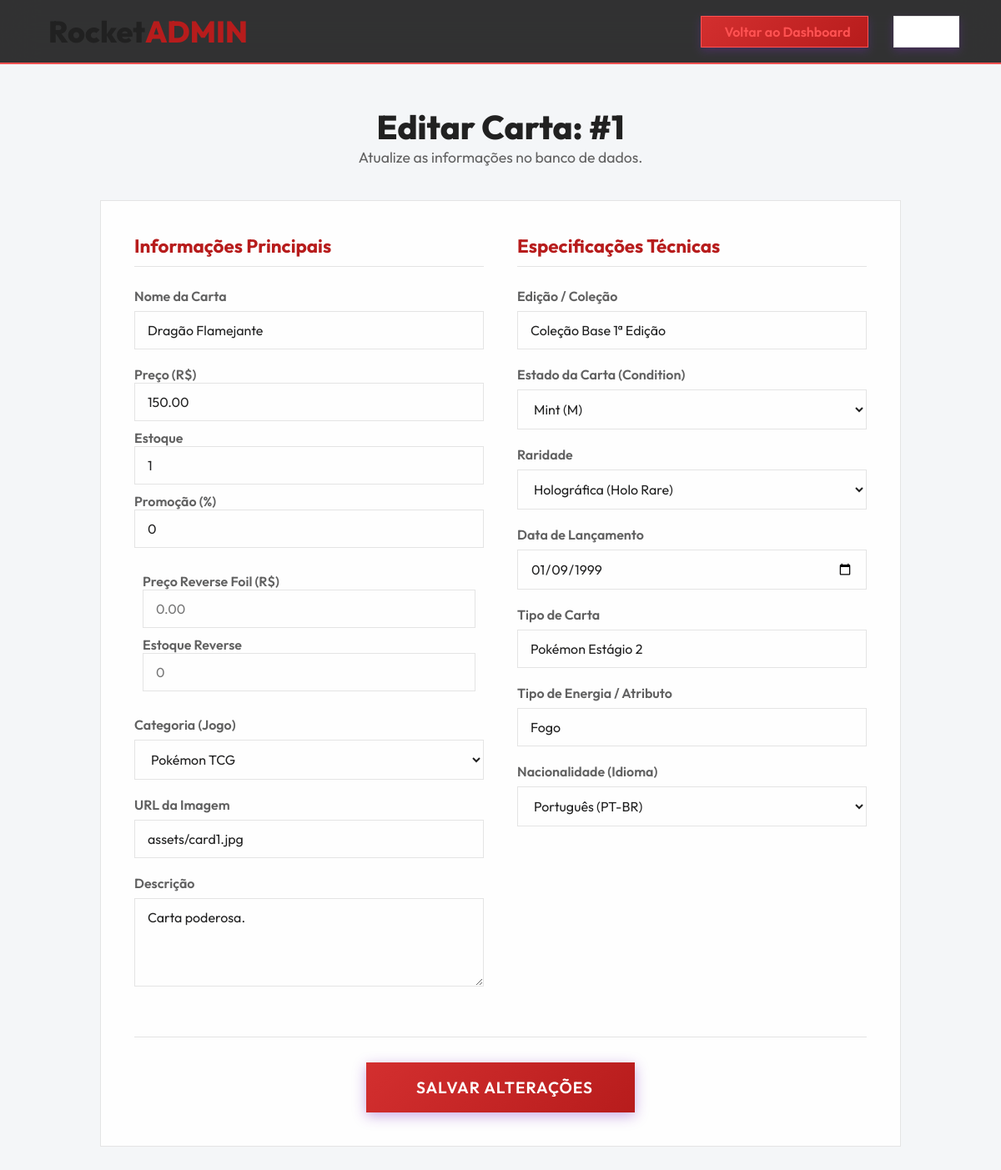
Screenshot of /admin_edit_card.php?id=1 (signed in) with the database file from the repository.
### tables this page shows
CREATE TABLE IF NOT EXISTS cartas (
    id INT AUTO_INCREMENT PRIMARY KEY,
    nome VARCHAR(255) NOT NULL,
    preco DECIMAL(10,2) NOT NULL,
    categoria VARCHAR(100) NOT NULL,
    imagem VARCHAR(500) NOT NULL,
    descricao TEXT,
    edicao VARCHAR(255),
    estado VARCHAR(100),
    raridade VARCHAR(100),
    data_lancamento DATE,
    tipo_carta VARCHAR(100),
    tipo_energia VARCHAR(100),
    nacionalidade VARCHAR(50),
    estoque INT DEFAULT 1,
    promocao_porcentagem INT DEFAULT 0,
    vezes_no_carrinho INT DEFAULT 0,
    criado_em TIMESTAMP DEFAULT CURRENT_TIMESTAMP
);

### admin_edit_card.php (the view, shortened to what this page needs)
<?php
require_once 'config.php';
$id = isset($_GET['id']) ? (int)$_GET['id'] : (isset($_POST['id']) ? (int)$_POST['id'] : 0);
$stmt = $pdo->prepare("SELECT * FROM cartas WHERE id = ?");
$stmt->execute([$id]);
$carta = $stmt->fetch();
?>
<!DOCTYPE html>
<html lang="pt-BR">
<head>
    <link rel="stylesheet" href="home.css?v=<?php echo time(); ?>">
    <link rel="stylesheet" href="admin.css">
</head>
<body>
    <header class="navbar admin-navbar">
        <a href="index.php" class="logo" style="text-decoration: none;">
            <h2>Rocket<span>ADMIN</span></h2>
        </a>
        <div class="nav-actions">
            <a href="admin_dashboard.php" class="login-link" style="margin-right:15px; border:1px solid var(--accent-color); color:var(--accent-color);"><ion-icon name="arrow-back-outline"></ion-icon> Voltar ao Dashboard</a>
            <a href="logout.php" class="login-link" style="background:var(--card-bg); border:1px solid var(--glass-border);"><ion-icon name="log-out-outline"></ion-icon> Sair</a>
        </div>
    </header>
    <main class="admin-container">
        <div class="admin-header">
            <h1>Editar Carta: #<?php echo $carta['id']; ?></h1>
            <p>Atualize as informações no banco de dados.</p>
        </div>
        <form action="admin_edit_card.php" method="POST" class="admin-form">
            <div class="form-grid">
                <div class="form-column">
                    <h3>Informações Principais</h3>
                    <div class="input-group-admin">
                        <label>Nome da Carta</label>
                        <input type="text" name="nome" value="<?php echo htmlspecialchars($carta['nome']); ?>" required>
                    </div>
                    <div class="input-group-admin" style="display:flex; gap:10px;">
                        <div style="flex:1;">
                            <label>Preço (R$)</label>
                            <input type="number" step="0.01" name="preco" value="<?php echo $carta['preco']; ?>" required>
                        </div>
                        <div style="flex:1;">
                            <label>Estoque</label>
                            <input type="number" name="estoque" value="<?php echo $carta['estoque']; ?>" required>
                        </div>
                        <div style="flex:1;">
                            <label>Promoção (%)</label>
                            <input type="number" name="promocao_porcentagem" value="<?php echo $carta['promocao_porcentagem']; ?>" min="0" max="100">
                        </div>
                    </div>
                    <div class="input-group-admin" style="display:flex; gap:10px; background: rgba(255,255,255,0.05); padding: 10px; border-radius: 8px;">
                        <div style="flex:1;">
                            <label>Preço Reverse Foil (R$)</label>
                            <input type="number" step="0.01" name="preco_reverse" value="<?php echo $carta['preco_reverse']; ?>" placeholder="0.00">
                        </div>
                        <div style="flex:1;">
                            <label>Estoque Reverse</label>
                            <input type="number" name="estoque_reverse" value="<?php echo $carta['estoque_reverse']; ?>" placeholder="0">
                        </div>
                    </div>
                    <div class="input-group-admin">
                        <label>Categoria (Jogo)</label>
                        <select name="categoria">
                            <option value="pokemon" <?php echo $carta['categoria'] == 'pokemon' ? 'selected' : ''; ?>>Pokémon TCG</option>
                        </select>
                    </div>
                    <div class="input-group-admin">
                        <label>URL da Imagem</label>
                        <input type="url" name="imagem" value="<?php echo htmlspecialchars($carta['imagem']); ?>" required>
                    </div>
                    <div class="input-group-admin">
                        <label>Descrição</label>
                        <textarea name="descricao" rows="4"><?php echo htmlspecialchars($carta['descricao']); ?></textarea>
                    </div>
                </div>
                <div class="form-column">
                    <h3>Especificações Técnicas</h3>
                    <div class="input-group-admin">
                        <label>Edição / Coleção</label>
                        <input type="text" name="edicao" value="<?php echo htmlspecialchars($carta['edicao']); ?>">
                    </div>
                    <div class="input-group-admin">
                        <label>Estado da Carta (Condition)</label>
                        <select name="estado">
                            <option value="Mint" <?php echo $carta['estado'] == 'Mint' ? 'selected' : ''; ?>>Mint (M)</option>
                        </select>
                    </div>
                    <div class="input-group-admin">
                        <label>Raridade</label>
                        <select name="raridade">
                            <option value="Holográfica" <?php echo $carta['raridade'] == 'Holográfica' ? 'selected' : ''; ?>>Holográfica (Holo Rare)</option>
                        </select>
                    </div>
                    <div class="input-group-admin">
                        <label>Data de Lançamento</label>
                        <input type="date" name="data_lancamento" value="<?php echo $carta['data_lancamento']; ?>">
                    </div>
                    <div class="input-group-admin">
                        <label>Tipo de Carta</label>
                        <input type="text" name="tipo_carta" value="<?php echo htmlspecialchars($carta['tipo_carta']); ?>">
                    </div>
                    <div class="input-group-admin">
                        <label>Tipo de Energia / Atributo</label>
                        <input type="text" name="tipo_energia" value="<?php echo htmlspecialchars($carta['tipo_energia']); ?>">
                    </div>
                    <div class="input-group-admin">
                        <label>Nacionalidade (Idioma)</label>
                        <select name="nacionalidade">
                            <option value="PT-BR" <?php echo $carta['nacionalidade'] == 'PT-BR' ? 'selected' : ''; ?>>Português (PT-BR)</option>
                        </select>
                    </div>
                </div>
            </div>
            <div class="form-footer">
                <button type="submit" class="btn primary-btn admin-submit"><ion-icon name="save-outline"></ion-icon> Salvar Alterações</button>
            </div>
        </form>
    </main>
</body>
</html>

### home.css (style rules this page uses)
:root { --bg-color: #f4f6f8; --primary-color: #d32f2f; --primary-hover: #b71c1c; --secondary-color: #f5f5f5; --accent-color: #ff5252; --text-main: #212121; --text-muted: #616161; --glass-bg: rgba(255, 255, 255, 0.85); --glass-border: rgba(0, 0, 0, 0.1); --card-bg: #ffffff; }
* { box-sizing: border-box; margin: 0; padding: 0; font-family: 'Outfit', sans-serif; }
body { background-color: var(--bg-color); color: var(--text-main); overflow-x: hidden; }
.navbar { display: flex; justify-content: space-between; align-items: center; padding: 15px 50px; background: var(--glass-bg); backdrop-filter: blur(20px); border-bottom: 1px solid var(--glass-border); position: sticky; top: 0; z-index: 1000; }
.logo { display: flex; align-items: center; gap: 8px; font-size: 24px; color: var(--accent-color); }
.logo h2 { color: var(--text-main); font-weight: 800; }
.logo h2 span { color: var(--primary-hover); }
.nav-actions { display: flex; align-items: center; gap: 15px; }
.login-link { display: flex; align-items: center; gap: 8px; background: linear-gradient(135deg, var(--primary-color), var(--primary-hover)); color: #fff; padding: 8px 20px; border-radius: 0; text-decoration: none; font-weight: 600; font-size: 1rem; transition: 0.3s; box-shadow: 0 4px 10px rgba(123, 44, 191, 0.3); }
.btn { padding: 15px 40px; font-size: 1.1rem; font-weight: 600; border-radius: 0; border: none; cursor: pointer; transition: 0.3s; text-transform: uppercase; letter-spacing: 1px; }
.primary-btn { background: linear-gradient(135deg, var(--primary-color), var(--primary-hover)); color: #fff; box-shadow: 0 4px 15px rgba(123, 44, 191, 0.4); }

### admin.css (style rules this page uses)
.admin-navbar { background: rgba(0, 0, 0, 0.8); border-bottom: 2px solid var(--accent-color); }
.admin-container { max-width: 1000px; margin: 50px auto; padding: 0 20px; }
.admin-header { text-align: center; margin-bottom: 40px; }
.admin-header h1 { font-size: 2.5rem; font-weight: 800; color: var(--text-main); }
.admin-header p { color: var(--text-muted); font-size: 1.1rem; }
.admin-form { background: var(--glass-bg); border: 1px solid var(--glass-border); border-radius: 0; padding: 40px; backdrop-filter: blur(15px); }
.form-grid { display: grid; grid-template-columns: 1fr 1fr; gap: 40px; }
.form-column h3 { font-size: 1.4rem; color: var(--primary-hover); margin-bottom: 25px; border-bottom: 1px solid var(--glass-border); padding-bottom: 10px; }
.input-group-admin { margin-bottom: 20px; display: flex; flex-direction: column; }
.input-group-admin label { font-weight: 600; margin-bottom: 8px; color: var(--text-muted); }
.input-group-admin input, .input-group-admin select, .input-group-admin textarea { width: 100%; padding: 12px 15px; background: var(--input-bg); border: 1px solid var(--glass-border); border-radius: 0; color: var(--text-main); font-size: 1rem; font-family: 'Outfit', sans-serif; outline: none; transition: 0.3s; }
.input-group-admin select option { background-color: var(--bg-color); color: var(--text-main); }
.form-footer { margin-top: 40px; text-align: center; border-top: 1px solid var(--glass-border); padding-top: 30px; }
.admin-submit { display: inline-flex; align-items: center; gap: 10px; font-size: 1.2rem; padding: 18px 50px; }

### rows the page displays
cartas: id "1", nome "Dragão Flamejante", preco "150.00", estoque "1", promocao_porcentagem "0", categoria "Pokémon TCG", imagem "assets/card1.jpg", descricao "Carta poderosa.", edicao "Coleção Base 1ª Edição", estado "Mint (M)", raridade "Holográfica (Holo Rare)", data_lancamento "01/09/1999", tipo_carta "Pokémon Estágio 2", tipo_energia "Fogo", nacionalidade "Português (PT-BR)"
